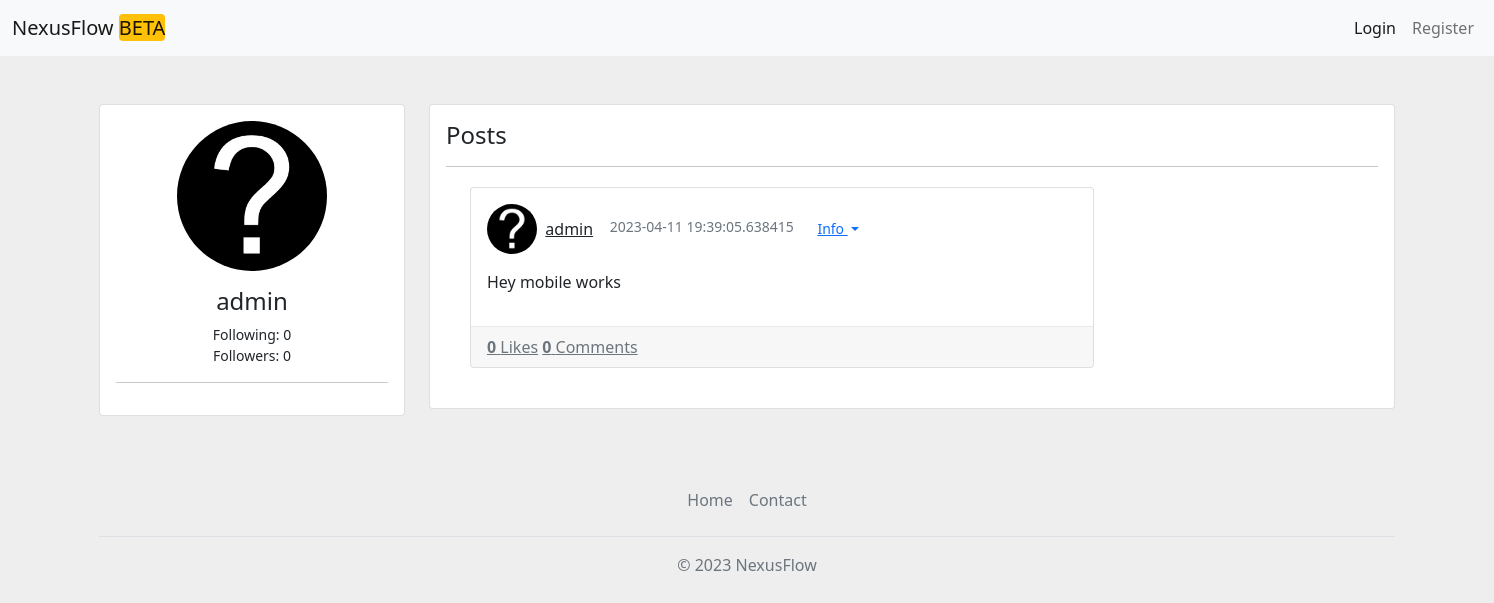
Before: /u/admin with the older database file.
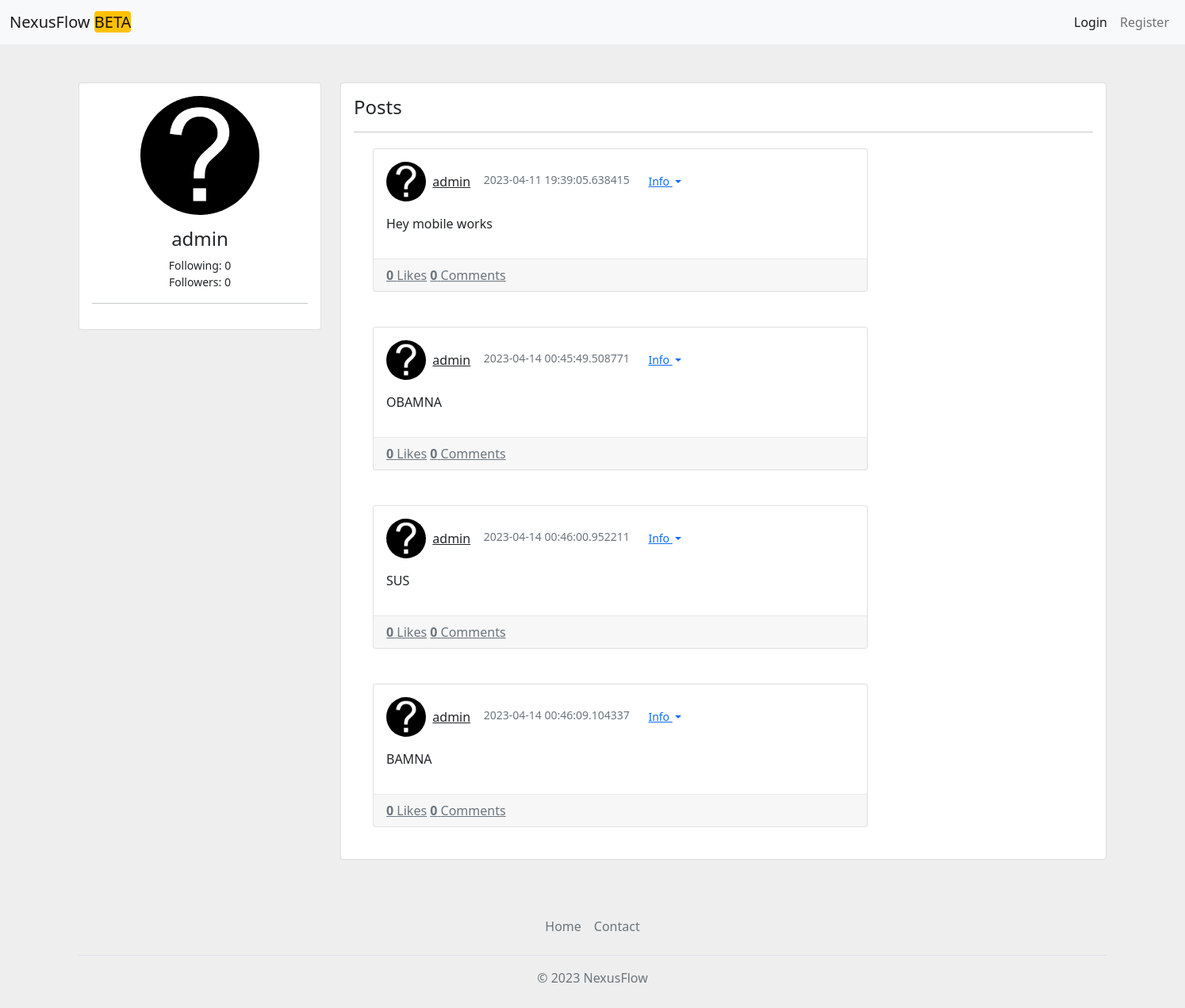
After: the same page with the newer database file.
### app.py (models this page shows)
class Serializer(object):
	def serialize(self):
		return {c: getattr(self, c) for c in inspect(self).attrs.keys()}
	@staticmethod
	def serialize_list(l):
		return [m.serialize() for m in l]

class Users(db.Model, Serializer):
	id = db.Column(db.Integer, primary_key=True)
	public_id = db.Column(db.String())
	ip = db.Column(db.String(), default="")
	email = db.Column(db.String(), default="")
	bio = db.Column(db.String(150), default="")
	name = db.Column(db.String(50))
	password = db.Column(db.String(500))
	pfpurl = db.Column(db.String(150))
	likedposts = db.Column(db.String(), default="")
	followers = db.Column(db.String(), default="")
	followercount = db.Column(db.Integer, default=0)
	followingcount = db.Column(db.Integer, default=0)
	following = db.Column(db.String(), default="")
	blocked = db.Column(db.String(), default="")
	posts = db.Column(db.String(), default="")
	algmod = db.Column(db.Integer, default=0)
	postallow = db.Column(db.Boolean, default=False)
	admin = db.Column(db.Boolean, default=False)

class Posts(db.Model):
	id = db.Column(db.Integer, primary_key=True, autoincrement=True)
	pub_id = db.Column(db.String(75))
	date_created = db.Column(db.DateTime, default=datetime.utcnow)
	content = db.Column(db.String(2000))
	parentpost = db.Column(db.String())
	creator = db.Column(db.String(50))
	subpost = db.Column(db.String())
	likes = db.Column(db.Integer)
	comments = db.Column(db.Integer)
	del_allow = db.Column(db.Boolean)
	isreply = db.Column(db.Boolean)
	edited = db.Column(db.Boolean)

### app.py (the view, shortened to what this page needs)
@app.route('/u/<string:user>')
def showuser(user):
	following = False
	blocked = False
	otherblocked = False
	followed = False
	userlist = Users.query.filter_by(name=user).first()
	if not userlist:
		return f"User {user}: not found", 404
	posts = []
	myuser = getuserfromtoken(request.cookies.get('token'))
	if userlist.posts != "" and userlist.posts != None:
		for post in str(userlist.posts).split(','):
			posts.append(Posts.query.filter_by(pub_id=post).first())
	posts = list(filter(None, posts))
	if myuser == None:
		myuser = {}
	return render_template('newuser.html',
	                       myuser=myuser,
	                       taruser=userlist,
	                       posts=posts,
	                       following=following,
	                       followed=followed,
	                       blockedbyother=otherblocked,
	                       blocked=blocked)

### app.py (called while the page is built, shortened)
def human_format(num):
    num = float('{:.3g}'.format(num))
    magnitude = 0
    while abs(num) >= 1000:
        magnitude += 1
        num /= 1000.0
    return '{}{}'.format('{:f}'.format(num).rstrip('0').rstrip('.'), ['', 'K', 'M', 'B', 'T'][magnitude])

@app.context_processor
def inject_now():
	return {'now': datetime.utcnow(), 'domain':domain}

@app.template_filter('format')
def format(num):
	return human_format(num)

def getuserfromtoken(token):
	if not token:
		return None

### templates/newuser.html (shortened to what this page needs)
<!DOCTYPE html>
<html lang="en">
<head>
    <link href="https://cdn.jsdelivr.net/npm/bootstrap@5.0.0/dist/css/bootstrap.min.css" rel="stylesheet" >
</head>
<body>
{% set user = myuser %}
{% include "header.html" %}
    <div class="container my-5">
        <div class="row">
            <div class="col-md-3">
                <div class="card">
                    <div class="card-body text-center">
                        <img src="{{taruser.pfpurl}}" alt="Profile Picture" class="rounded-circle mb-3" width="150px" height="150px">
                        <h4>{{taruser.name}}</h4>
											<small>
												<div data-bs-toggle="tooltip" data-bs-placement="top" title="{{"{:,}".format(taruser.followingcount)}}">
												Following: {{ taruser.followingcount | format }}
												</div>
												<div data-bs-toggle="tooltip" data-bs-placement="top" title="{{"{:,}".format(taruser.followercount)}}">
												Followers: {{ taruser.followercount | format }}<br>
												</div>
											</small>
                        <hr>
                    </div>
                </div>
            </div>
            <div class="col-md-9">
                <div class="card">
                    <div class="card-body">
                        <h4>Posts</h4>
                        <hr>
                        {% if posts == [] %}
                            <div>No Posts Found</div>
                        {% else %}
                        {% for post in posts %}
                        <div class="container posts-content">
                            <div class="row">
                                <div class="col-lg-6">
                                    <div class="card mb-4">
                                      <div class="card-body">
                                        <div class="media mb-3">
                                          <div class="d-flex align-items-center">
                                            <img src="{{taruser['pfpurl']}}" class="rounded-circle" alt="" width="50px" height="50px"> &nbsp;&nbsp;
                                            <div class="media-body ml-3">
                                              <a href="/u/{{taruser['name']}}">{{taruser['name']}}{% if taruser.admin == True %} </a> <span class="badge bg-success rounded-pill">Admin</span> {% else%} </a> {% endif %}
                                            </div>&nbsp;&nbsp;&nbsp;&nbsp;
                                            <div class="text-muted small">{{post['date_created']}} &nbsp;&nbsp;
																						<div class="btn-group">
																						  <button type="button" class="btn btn-link dropdown-toggle btn-sm" data-bs-toggle="dropdown" aria-expanded="false">
																						    Info
																						  </button>
																						</div>
																						</div>
                                          </div>
                                        </div>
                                        <div id="content{{post['pub_id']}}">
                                        <p id="content-text{{post['pub_id']}}">
                                                            {{post['content']|markdown}}
                                        </p>
                                        </div>
                                      </div>
                                      <div class="card-footer">
                                        <a href="javascript:send('{{post['pub_id']}}')" class="d-inline-block text-muted">
                                            <strong>{{post['likes']}}</strong> Likes
                                        </a>
                                        <a href="/p/{{post['pub_id']}}" class="d-inline-block text-muted ml-3">
                                            <strong>{{post['comments']}}</strong> Comments
                                        </a>
                                      </div>
                                    </div>
                                </div>
                        </div>
                        </div>
                        {% endfor %}
                        {% endif %}
                    </div>
                </div>
            </div>
        </div>
    </div>
	{% include "footer.html" %}
</body>
</html>

### templates/header.html (shortened to what this page needs)
    <nav class="navbar navbar-expand-lg navbar-light bg-light">
        <div class="container-fluid">
            <a class="navbar-brand" href="/">NexusFlow <span class="bg-warning rounded">BETA</span></a>
                <ul class="navbar-nav">
                    {% if user != {} %}
                    <li class="nav-item">
                        <a class="nav-link active" aria-current="page" href="/post/create">Create Post</a>
                    </li>
                    <li class="nav-item">
                        <a class="nav-link" href="/u/{{user.name}}">Profile</a>
                    </li>
                    <li class="nav-item dropdown d-flex me-2">
                        <a class="nav-link dropdown-toggle" href="#" id="navbarDropdownMenuLink" role="button" data-bs-toggle="dropdown" aria-expanded="false">
                            <img src="{{user.pfpurl}}" alt="" width="24" height="24" class="d-inline-block align-text-top profile-image">
                            {{user.name}}
                        </a>
                        <ul class="dropdown-menu dropdown-menu-end" aria-labelledby="navbarDropdownMenuLink">
													<li><a class="dropdown-item" href="/settings">Settings</a></li>
													<div class="dropdown-divider"></div>
                            <li><a class="dropdown-item" href="javascript:logout()">Logout</a></li>
                        </ul>
                    </li>
                    {% else %}
                    <li class="nav-item">
                        <a class="nav-link active" aria-current="page" href="/login">Login</a>
                    </li>
                    <li class="nav-item">
                        <a class="nav-link" href="/register">Register</a>
                    </li>
                    {% endif %}
                </ul>
        </div>
    </nav>

### templates/footer.html (shortened to what this page needs)
<footer style="">
<div class="container">
  <footer class="py-3 my-4">
    <ul class="nav justify-content-center border-bottom pb-3 mb-3">
      <li class="nav-item"><a href="/" class="nav-link px-2 text-muted">Home</a></li>
      <li class="nav-item"><a href="mailto:jaanerikf@gmail.com" class="nav-link px-2 text-muted">Contact</a></li>
    </ul>
    <p class="text-center text-muted">&copy; {{now.year}} NexusFlow</p>
  </footer>
</div>
</footer>

### templates/newuser.html (style rules this page uses)
body { background:#eee; overflow-x:hidden; }
a { color: inherit; }
.posts-content { margin-top:20px; width: 2000px; }
.d-flex, .d-inline-flex, .media, .media>:not(.media-body), .jumbotron, .card { -ms-flex-negative: 1; flex-shrink: 1; }
.card-footer, .card hr { border-color: rgba(24,28,33,0.06); }

### templates/header.html (style rules this page uses)
body { overflow-x:hidden; background:#eee; }

Changed rows visible on the page:
added Posts: pfpurl (picture), {{ taruser['name'] }} "admin", date_created "2023-04-14 00:45:49.508771", content "OBAMNA", likes "0", comments "0"
added Posts: pfpurl (picture), {{ taruser['name'] }} "admin", date_created "2023-04-14 00:46:00.952211", content "SUS", likes "0", comments "0"
added Posts: pfpurl (picture), {{ taruser['name'] }} "admin", date_created "2023-04-14 00:46:09.104337", content "BAMNA", likes "0", comments "0"
